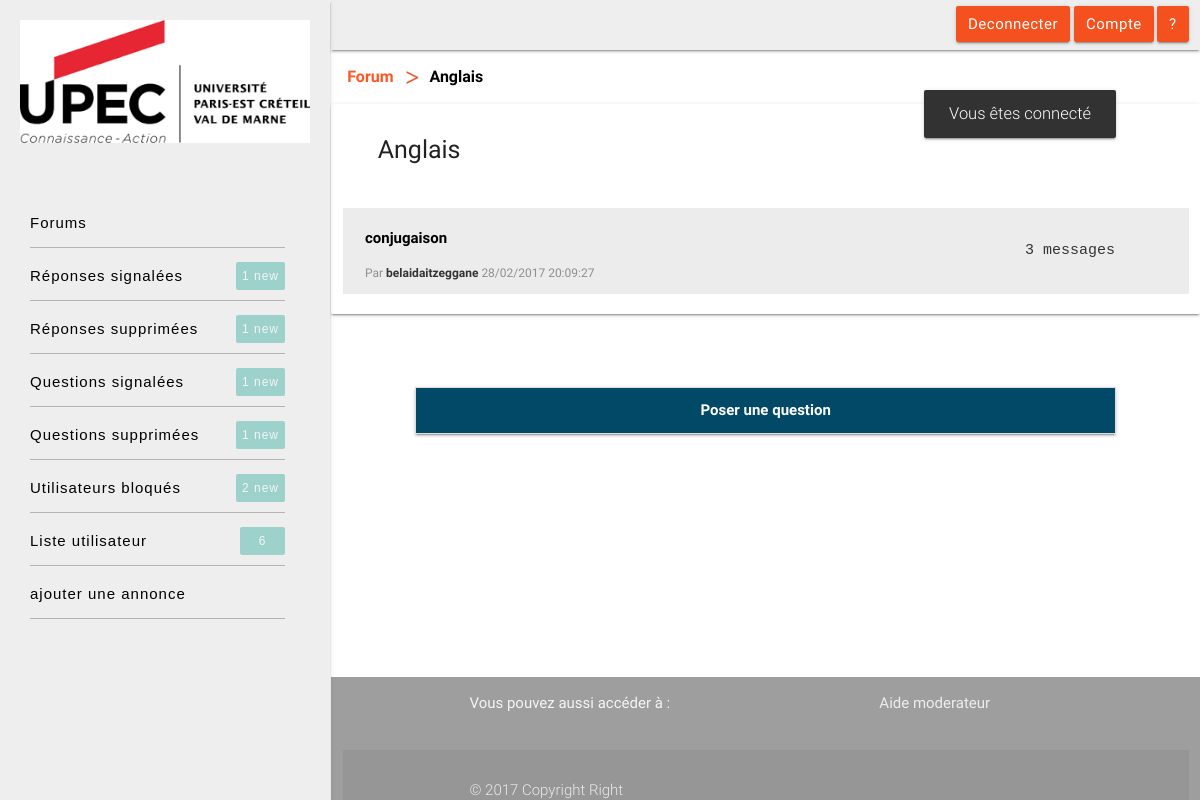
The app's page /moderateur/theme.php?domaine=Anglais (signed in) with its own data.
### tables this page shows
CREATE TABLE `question` (
  `id_question` int(11) NOT NULL,
  `nom_domaine` varchar(50) NOT NULL,
  `email` varchar(50) NOT NULL,
  `titre_quest` varchar(50) NOT NULL,
  `question` text NOT NULL,
  `supprime` tinyint(1) DEFAULT '0',
  `date_quest` datetime NOT NULL
);

CREATE TABLE `user` (
  `email` varchar(50) NOT NULL,
  `type` char(1) NOT NULL DEFAULT 'u',
  `nom` varchar(50) NOT NULL,
  `prenom` varchar(50) NOT NULL,
  `pseudo` varchar(50) NOT NULL,
  `age` int(11) NOT NULL,
  `mdp` varchar(50) NOT NULL,
  `bloquer` tinyint(1) DEFAULT '0'
);

### moderateur/theme.php (the view, shortened to what this page needs)
<?php
  if (isset($_GET["domaine"])){
    try{
        $pdo_options[PDO::ATTR_ERRMODE] = PDO::ERRMODE_EXCEPTION;
        $bdd = new PDO('mysql:host=localhost;dbname=id1227213_mydb', 'id1227213_abc', '', $pdo_options);
        $bdd->exec('set names utf8');
        $rep = $bdd->prepare('SELECT nom_domaine FROM domaine WHERE nom_domaine=?');
        $rep->execute(array(htmlspecialchars($_GET["domaine"])));
        if ($data = $rep->fetch()){
?>
<!DOCTYPE html>
<html lang="fr">
<head>
    <link rel="stylesheet" type="text/css" href="../framework/materialize.min.css">
    <link rel="stylesheet" type="text/css" href="../assets/css/main.css">
    <link rel="stylesheet" type="text/css" href="../assets/css/Theme.css">
    <link rel="stylesheet" type="text/css" href="../assets/css/breadcrumb.css">
    <link rel="stylesheet" type="text/css" href="../assets/css/editeurThemeMod.css">
</head>
<body>
<?php
      include("part_mod/menu_mod.php");
    include("../part/connect.php");
    echo '<div class="chemin">
                <a href="forum.php" class="breadcrumb #f4511e deep-orange-text">Forum</a>
                <a href="" class="breadcrumb black-text">'. htmlspecialchars($_GET["domaine"]) .'</a>
            </div>
            <div id="imageButton" class="col l12 s12 hide-on-large-only">
                <a href="#" data-activates="slide-out" id="bouttonMenu" class="button-collapse">☰</a>
            </div>';
    echo '<div id="objet">';
        include("../part/listTheme.php");
    echo '</div>';
    echo '
        <div class="col l10 offset-l1 m11 s12 row" style="margin-top: 50px;">
            <ul class="collapsible" data-collapsible="accordion">
                <li>
                  <div class="collapsible-header">Poser une question</div>
                  <div class="collapsible-body">
                    <iframe src="../part/editeur.php" id="editor" width="100%" sandbox="allow-same-origin allow-scripts allow-forms"></iframe>
                  </div>
                </li>
              </ul>
        </div>';
  ?>
      <?php
          include("../part/boite.php");
        }
        else{
            header('location: ../part/erreur.html');
        }
      }
      catch (Exception $e){
          die('Erreur : ' . $e->getMessage());
      }
  }
  else{
  header('location: ../part/erreur.html');
  }
?>

### part/listTheme.php (shortened to what this page needs)
<?php
            echo '
            <div id="listObjet" class="col l12 s12 row card-panel">
                <div id="titleTheme" class="col s4 row">
                    <h1>'. htmlspecialchars($_GET["domaine"]) .'</h1>
                </div>';
    try{
         $pdo_options[PDO::ATTR_ERRMODE] = PDO::ERRMODE_EXCEPTION;
         $bdd = new PDO('mysql:host=localhost;dbname=id1227213_mydb', 'id1227213_abc', '', $pdo_options);
         $bdd->exec('set names utf8');
         $req = $bdd->prepare('SELECT q.id_question, q.supprime, titre_quest, DATE_FORMAT(date_quest, "%d/%m/%Y %H:%i:%s") AS date_q, pseudo FROM question q,user u WHERE q.email=u.email AND nom_domaine=? AND q.supprime=0 ORDER BY date_quest ASC');
         $req->execute(array(htmlspecialchars($_GET["domaine"])));
            while ($donnees = $req->fetch()){
                echo '
                <div class="col s12 row question">
                    <div class="col s9">';
                        if((isset($_SESSION["type"])) && (strcmp($_SESSION["type"],"a")==0)){
                          echo '<a href="question.php?domaine='. htmlspecialchars($_GET["domaine"]) .'&amp;id_quest='. $donnees["id_question"] .'">';
                        }
                        else{ echo '<a href="Question.php?domaine='. htmlspecialchars($_GET["domaine"]) .'&amp;id_quest='. $donnees["id_question"] .'">'; }
                      echo '<h3>'. htmlspecialchars($donnees["titre_quest"]) .'</h3>
                            <p>Par <strong>'. $donnees["pseudo"].'</strong> '. $donnees["date_q"] .'</p>
                        </a>
                    </div>
                    <div class="col s3 nbMessage">';
                    $reponse = $bdd->prepare('SELECT id_question, COUNT(DISTINCT id_rep) AS nbrep FROM reponse r WHERE id_question=? AND supprime=0 GROUP BY id_question');
                    $reponse->execute(array($donnees["id_question"]));
                    if ($data = $reponse->fetch()){
                        if ($data["nbrep"]>1){
                            echo '
                                <pre>'. ($data["nbrep"]+1) .' messages </pre>';
                        }
                        else{
                            echo '<pre>'. ($data["nbrep"]+1) .' messages</pre>';
                        }
                    }
                    else { echo '<pre>1 message </pre>'; }
                echo '</div>
                </div>';
            }
        }
        catch (Exception $e){
             die('Erreur : ' . $e->getMessage());
        }
    echo '</div>';
?>

### assets/css/Theme.css (style rules this page uses)
#listObjet { display: flex; flex-direction: column; justify-content: center; }
#titleTheme { margin-left: 2vw; }
#titleTheme h1 { font-size: 25px; white-space: nowrap; }
.question { background: #ececec; color: #333; }
.question>div>a>h3 { font-size: 15px; font-weight: bold; white-space: nowrap; text-overflow: ellipsis; overflow: hidden; color: black; }
.question div:last-child { margin-top: 2%; }
.question>div>a>p { color: rgba(51,51,51,.5); font-size: 12px; white-space: nowrap; text-overflow: ellipsis; overflow: hidden }
.question>div>a>p>strong { color: #333; font-weight: bold; }
.nbMessage pre { text-align: center; text-overflow: ellipsis; white-space: pre-wrap; overflow: hidden; }
.collapsible-header { font-weight: bold; text-align: center; background-color: #024967; color: white; }

### assets/css/breadcrumb.css (style rules this page uses)
.breadcrumb { font-size: 16px; font-weight: 700; text-overflow: ellipsis; white-space: pre-wrap; overflow: hidden; }
.chemin { margin-top: 9px; margin-left: 16px; }
.breadcrumb:before { content: '>'; font-weight: bold; color: #f4511e; vertical-align: middle; }

### records on screen
question: titre_quest "conjugaison", email.pseudo "belaidaitzeggane", date_q "28/02/2017 20:09:27", nbrep "3"

### other values on screen
$donnees["nb_rep_sign"] "1"
$donnees["nb_rep_sup"] "1"
$donnees["nb_quest_sign"] "1"
$donnees["nb_quest_sup"] "1"
$donnees["nb_user_b"] "2"
$donnees["nb_user"] "6"
$_GET["domaine"] "Anglais"
